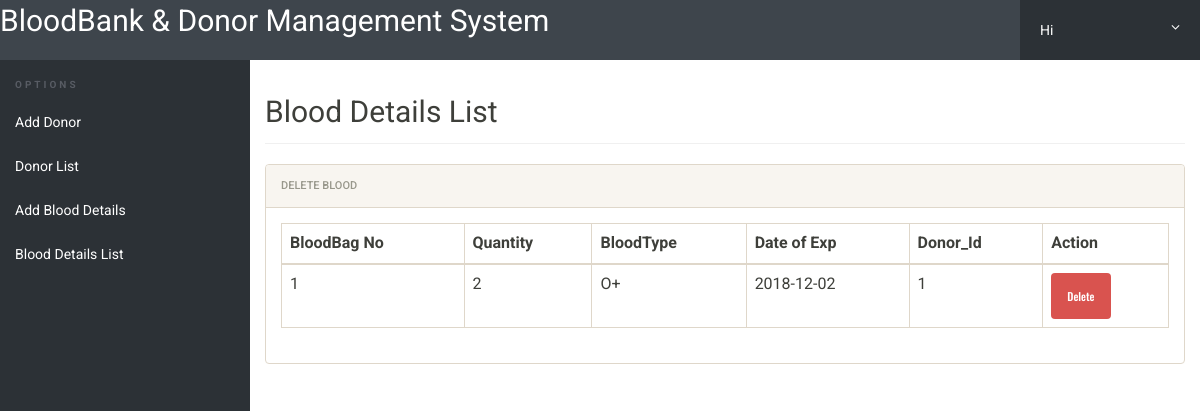
Page /bbdms/admin/BloodDetailslist.php (signed in) on the committed database.
### tables this page shows
CREATE TABLE `blooddetails` (
  `Blood_Bagno` int(11) NOT NULL,
  `Quantity` int(11) NOT NULL,
  `Btype` varchar(3) NOT NULL,
  `Dateofexp` date NOT NULL,
  `Donor_id` int(11) NOT NULL
);

### bbdms/admin/BloodDetailslist.php (the view, shortened to what this page needs)
<?php
include('includes/config.php');
if(strlen($_SESSION['username'])==0)
	{
header('location:index.php');
}
else{
    ?>
<html lang="en" class="no-js">
<head>
	<link rel="stylesheet" href="css/font-awesome.min.css">
	<link rel="stylesheet" href="css/bootstrap.min.css">
	<link rel="stylesheet" href="css/dataTables.bootstrap.min.css">
	<link rel="stylesheet" href="css/bootstrap-social.css">
	<link rel="stylesheet" href="css/bootstrap-select.css">
	<link rel="stylesheet" href="css/fileinput.min.css">
	<link rel="stylesheet" href="css/awesome-bootstrap-checkbox.css">
	<link rel="stylesheet" href="css/style.css">
</head>
<body>
	<?php include('includes/header.php');?>
	<div class="ts-main-content">
	<?php include('includes/leftbar.php');?>
		<div class="content-wrapper">
			<div class="container-fluid">
				<div class="row">
					<div class="col-md-12">
						<h2 class="page-title">Blood Details List</h2>
						<div class="panel panel-default">
							<div class="panel-heading">Delete Blood</div>
							<div class="panel-body">
								<table id="zctb" class="display table  table-bordered table-hover" cellspacing="0" width="100%">
									<thead>
										<tr>
										    <th>BloodBag No</th>
											<th>Quantity</th>
											<th>BloodType</th>
											<th>Date of Exp</th>
											<th>Donor_Id</th>
											<th>Action</th>
										</tr>
									</thead>
<tbody>
    <?php
    $query = "Select * from BloodDetails";
$Blood = mysqli_query($conn,$query);
while($row = mysqli_fetch_assoc($Blood))
{
    $Blood_Bagno = $row['Blood_Bagno'];
    $Quantity = $row['Quantity'];
    $Btype = $row['Btype'];
    $Dateofexp = $row['Dateofexp'];
    $Donor_id = $row['Donor_id'];
echo "<tr>";
echo "<td>$Blood_Bagno</td>";
echo "<td>$Quantity</td>";
echo "<td>$Btype</td>";
echo "<td>$Dateofexp</td>";
echo "<td>$Donor_id</td>";
?>
<td><a class="btn btn-danger"
<?php
  echo "href='delete1.php?delete={$Blood_Bagno}'"
?>
role="button">Delete</a></td>
 <?php echo "<tr>";
     } ?>
</tbody>
								</table>
    </div>
												</div>
											</div>
							</div>
						</div>
					</div>
				</div>
</body>
</html>
<?php } ?>

### bbdms/admin/css/style.css (style rules this page uses)
html { font-size: 14px; }
@media only screen and (min-width: 480px) { html { font-size: 17px; } }
@media only screen and (min-width: 768px) { html { font-size: 14px; } }
body { font-size: 1em; }
a { color: #37a6c4; }
.btn { font-family: 'Oswald', sans-serif; }
.panel { overflow: hidden; }
.btn { text-transform: none; }
.page-title { padding-bottom: 15px; margin-bottom: 20px; border-bottom: 1px solid #f0f0f0; }
.ts-main-content .content-wrapper { padding-top: 15px; margin-top: 60px; }
@media only screen and (min-width: 992px) { .ts-main-content .content-wrapper { margin-left: 250px; } }

### rows in the picture
blooddetails: Blood_Bagno "1", Quantity "2", Btype "O+", Dateofexp "2018-12-02", Donor "1"
